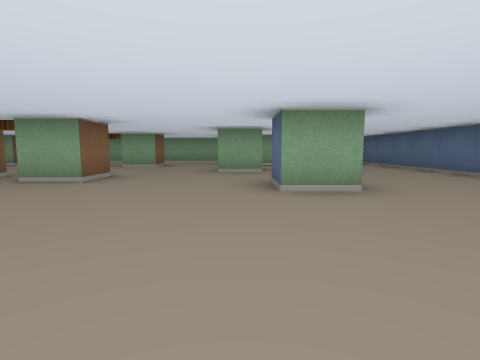
[1] (above)

16 first-person views from a walk through a cub3D level. The camera is about half as high as the walls, tilts 6° down and sees 80° across. The floor is counted in squares. Each view is taken from the middle of a square. On the plan, view 1 faces up. The plan holds only what a view shows up to about 9 squares ahead; the rest is blank.

[2]
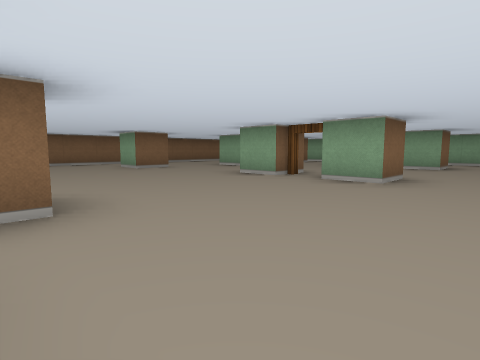

[3]
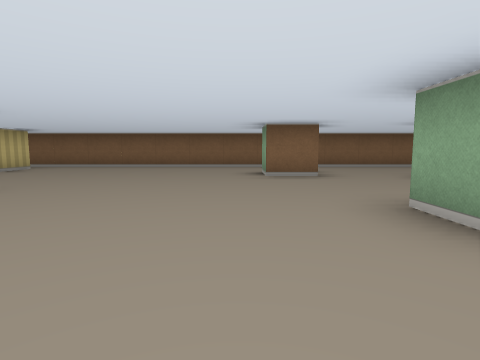

[4]
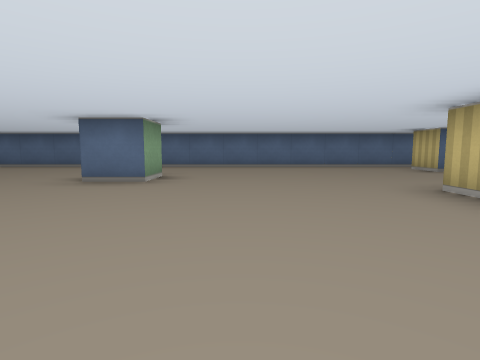

[5]
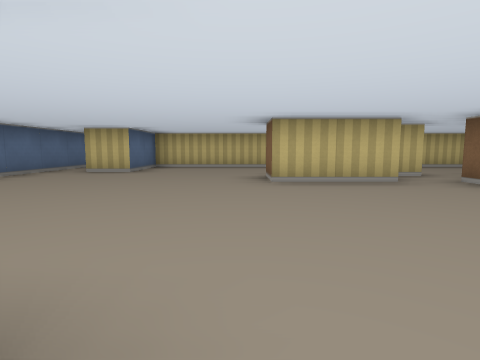

[6]
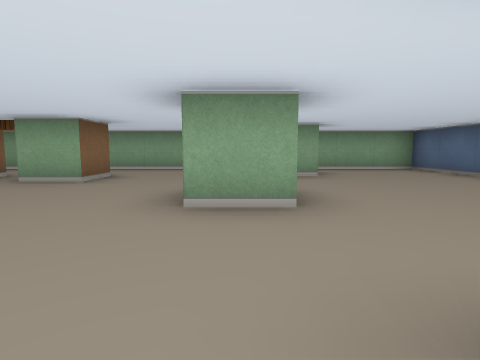

[7]
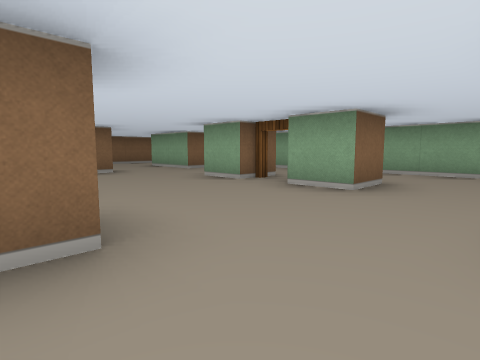

[8]
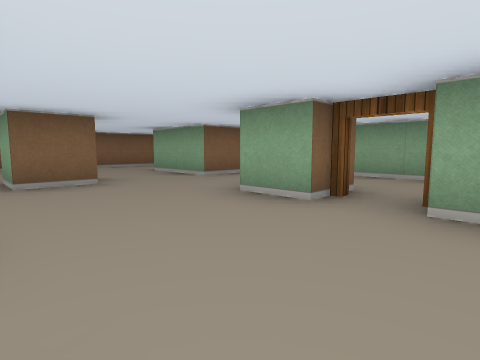

[9]
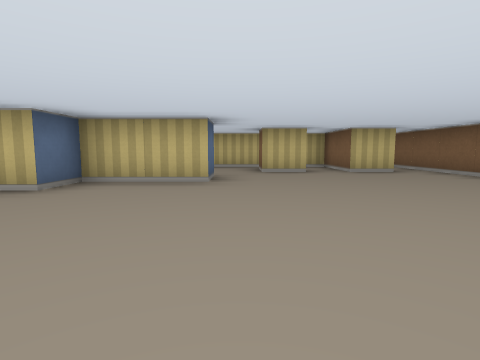

[10]
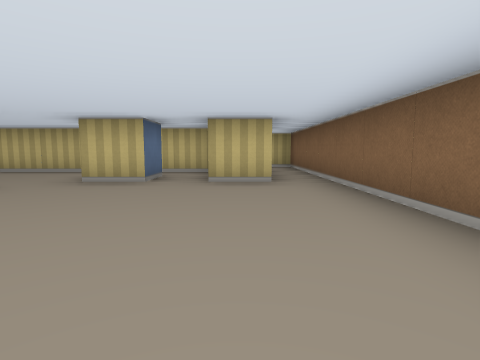

[11]
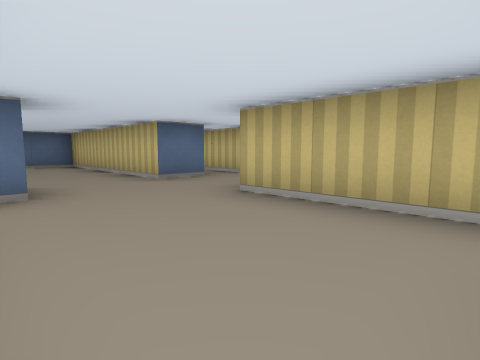

[12]
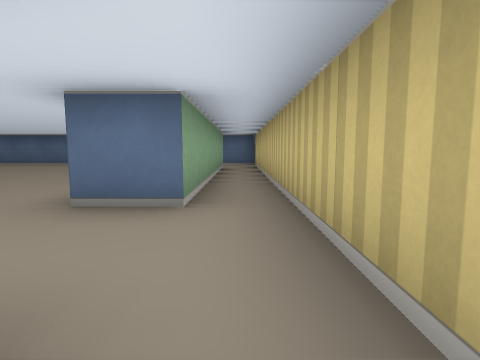

[13]
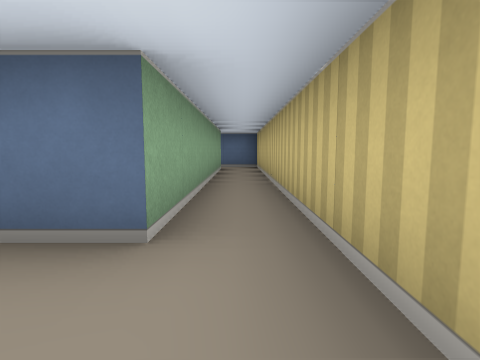

[14]
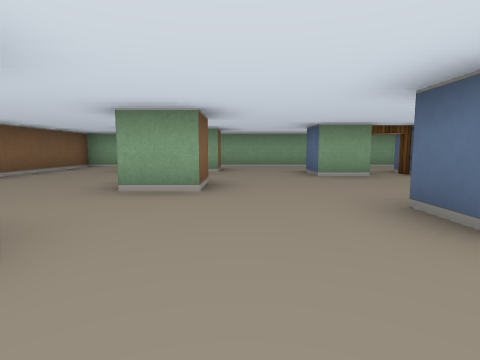

[15]
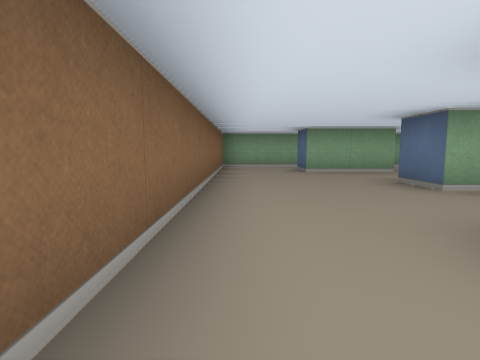

[16]
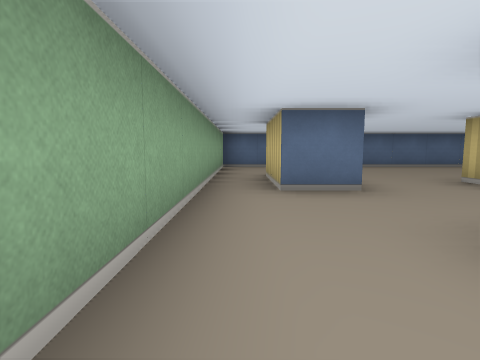

### Floor plan
Points are (right, up) in squares from view 1. A wall is a line through its corners. A room is listed if a view was taken in it or the views show most of it. See-through windows are left out.
Room 1 (views 1, 2, 3, 4, 5, 6, 7, 8, 9, 10, 11, 14, 15, 16)
walls: (-4.5, 4.5) (-5.5, 4.5) (-5.5, 5.5); (-3.5, 0.6) (-3.5, -0.5); (-2.5, 5.6) (-2.5, 4.5) (-3.5, 4.5); (-2.6, -0.5) (-0.5, -0.5) (-0.5, -1.5); (-3.6, -1.5) (-3, -1.5); (1.6, 3.5) (0.5, 3.5) (0.5, 4.5); (0.6, 6.5) (-0.5, 6.5); (-6.5, -1.5) (-6.5, -0.5) (-4.5, -0.5) (-4.5, 0.5) (-4, 0.5); (-4.5, 8.5) (-5.5, 8.5) (-5.5, 9.5); (-8.5, 4.6) (-8.5, 3.5) (-9.5, 3.5); (-7.5, 7.6) (-7.5, 6.5) (-8.5, 6.5) (-8.5, 7.5); (-2.5, 9.6) (-2.5, 8.5) (-3.5, 8.5); (-0.5, 9.4) (-0.5, 10.5) (1.5, 10.5); (1.6, 9.5) (1, 9.5); (-8.5, -3.5) (-8.5, -2.5) (-7.5, -2.5) (-7.5, -3.5); (-2.5, -5.5) (-2.5, -4.5) (2.5, -4.5) (2.5, -2.5) (3.5, -2.5); (-7.5, 10.5) (-7.5, 9.5) (-9.5, 9.5); (-10.6, -2.5) (-9.5, -2.5) (-9.5, -4.5) (-4.5, -4.5); (-11.5, 9.5) (-11.5, -5.5); (3.5, -6.5) (4.5, -6.5) (4.5, 11.5) (-7.6, 11.5)
ways out: opening at (-11, -5) to room 2; opening at (-3.5, -5) to room 2; opening at (4, -6) to room 2; opening at (-10.5, 10) to room 3; open door at (-4, 5); open door at (-4, 9)
Room 2 (views 12, 13)
walls: (-4.5, -6.5) (3.5, -6.5); (3.4, -5.5) (-2.5, -5.5); (-11.5, -5.5) (-11.5, -6.5) (-10.9, -6.5)
ways out: opening at (-11, -5) to room 1; opening at (-3.5, -5) to room 1; opening at (4, -6) to room 1
Room 3 (no view inside)
walls: (-9.2, 11.5) (-11.5, 11.5) (-11.5, 9.5); (-9.5, 9.5) (-9.5, 10.5)
ways out: opening at (-10.5, 10) to room 1

Where each view was taken, in squares from view 1:
view 1: 0 up, 0 right, facing up
view 2: 0 up, 1 left, facing up-left
view 3: 3 up, 3 left, facing left
view 4: 2 up, 4 left, facing right
view 5: 4 up, 0 right, facing down
view 6: 4 up, 0 right, facing up
view 7: 5 up, 1 left, facing up-left
view 8: 6 up, 3 left, facing up-left
view 9: 4 up, 7 left, facing down
view 10: 2 up, 10 left, facing down
view 11: 2 down, 7 left, facing down-right
view 12: 6 down, 5 left, facing right
view 13: 6 down, 4 left, facing right
view 14: 3 up, 7 left, facing up
view 15: 3 up, 11 left, facing up
view 16: 11 up, 4 left, facing right
